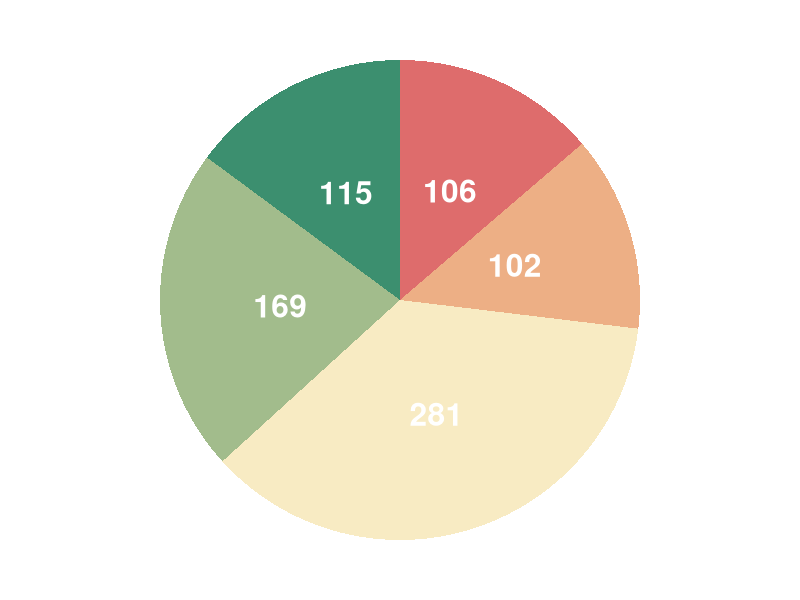
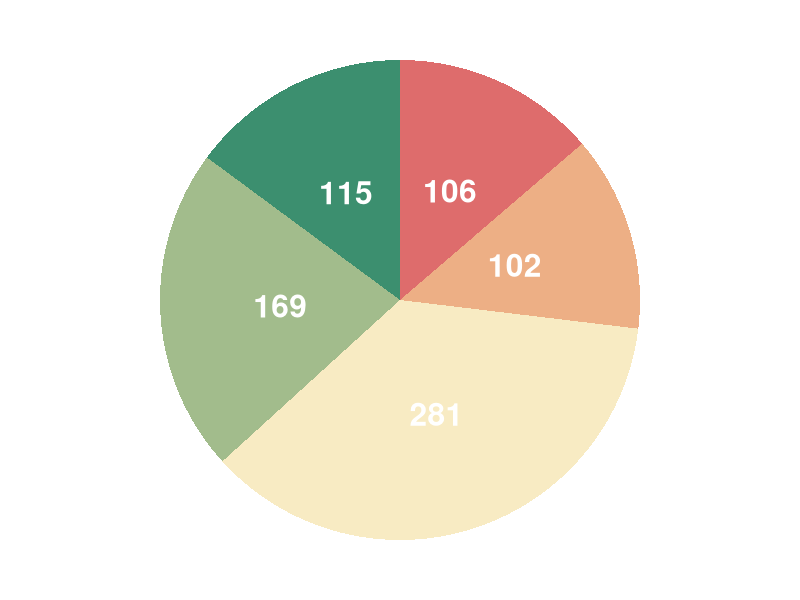

Generate these figures, in order, with R:
# Load library
library(tidyverse)
library(ggplot2)

# Load dataset
triad_ratio <- data.frame(
  A_B_R_same = 281,
  A_B_R_diff = 169,
  A_B_same_R_diff = 115,
  A_R_same_B_diff = 102,
  B_R_same_A_diff = 106
)


# Convert to long format
triad_long <- triad_ratio %>%
  pivot_longer(cols = everything(), 
               names_to = "category", 
               values_to = "count") %>%
  mutate(category = case_when(
    category == "A_B_R_same" ~ "A, B, R Same",
    category == "A_B_R_diff" ~ "A, B, R Different", 
    category == "A_B_same_R_diff" ~ "A, B Same; R Different",
    category == "A_R_same_B_diff" ~ "A, R Same; B Different",
    category == "B_R_same_A_diff" ~ "B, R Same; A Different"
  ))

triad_long

# Pie chart

color <- c("#3c8f6f", "#a2bc8c", "#f8ebc3", "#edaf85", "#de6c6c")

piechart <- ggplot(triad_long, aes(x = '', y = count, fill = category)) +
  geom_col() +
  coord_polar('y', start = 0) +
  scale_fill_manual(values = color) +
  geom_text(aes(label = count), position = position_stack(vjust = 0.5), color = 'white', fontface = 'bold', size = 8) +
  theme_void() +
  theme(
    legend.position = 'none',
    legend.direction = 'horizontal',
    legend.title = element_blank(),
    legend.text = element_text(size = 12, face = 'bold')
  )

piechart

ggsave(piechart, file = 'fig3/piechart_2.svg', height = 5, width = 5, dpi = 600)
